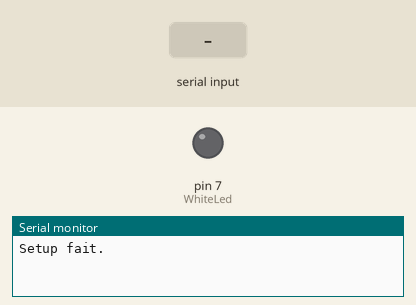
Recording of a sketch running on a simulated Arduino Uno, built with avr-gcc and run on an emulated ATmega328P. On the bench: output pins drawn as LEDs (lit = HIGH), the last lines printed to the serial monitor. The test bench sets the inputs (shaded band).

Above: at 3.2 s.
3.3 s: "a" received over Serial
At 4.5 s:
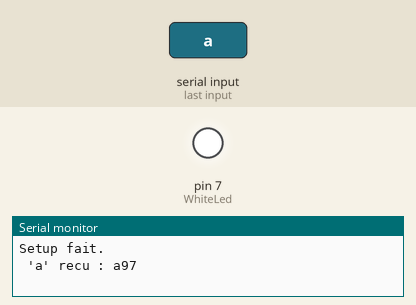
4.8 s: "r" received over the second serial link
At 5.8 s:
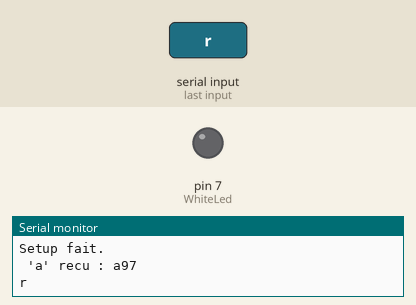
6.3 s: "a" received over the second serial link
At 6.9 s:
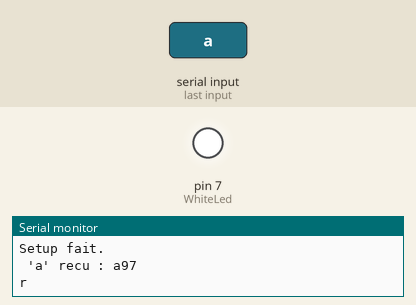
7.8 s: "r" received over Serial
At 9.2 s:
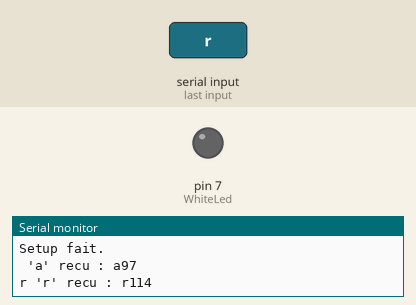
Timing chart, 0 to 10.8 s (numbered marks = the images above; inputs shaded):
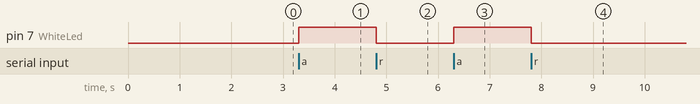

Measured:
- after the input at 3.3 s, pin 7 (WhiteLed): LOW → HIGH at once
- after the input at 4.8 s, pin 7 (WhiteLed): HIGH → LOW at once
- after the input at 6.3 s, pin 7 (WhiteLed): LOW → HIGH at once
- after the input at 7.8 s, pin 7 (WhiteLed): HIGH → LOW at once

The sketch:

bluetooth-hc05-led-2016-03-07.ino
```cpp
/*
*
* Une liaison série avec bluetooth
* Une liaison série avec le PC
* Attention, les données ne peuvent pas être envoyées simultanément sur les deux ports
* avant de téléverser le fichier, déconnecter RX.
*
* * Attention Serial pour la console PC, AlSerial pour la nouvelle bluetooth
* hc06 clignote - la tablette intéragit avec l'arduino !
*
* on peut utiliser The Blueterm free Android app sur android pour communiquer, disponible sur google play
* le code d'appairage par défaut du module bluetooth est 1234
*
* ATTENTION le signal TX doit être transformé en 3.3 V et pas le 5V d'origine. Il faut donc faire un diviseur de voltage
*
* VCC to arduino 5V
* GND to arduino GND
*
*/

#include <SoftwareSerial.h>   // nécessaire pour avoir plusieurs flux série (console sur pc et téléphone par exemple)

SoftwareSerial AlSerial(2, 3); // RX HC06 en 3 (would be TX arduino Pin), TX HC06 en 2

// constants


// pins
int WhiteLed = 7;

void setup() {


  delay(1000);

  //Connexion série entre PC et arduino
  Serial.begin(57600);
  // connexion série entre arduino et module bluetooth
  delay(1000);
  AlSerial.begin(57600);

  //setup pins.   définit le statut des pins comme entrées / sorties
  pinMode(WhiteLed, OUTPUT);


  Serial.println("Setup fait.");    // impression sur console PC
  AlSerial.println("Saisir a pour blinker, r pour arreter " );
}

void loop() {

  if ( Serial.available() > 0 ) {     	// Wait for user input
    int state = Serial.read() ;	// lit 1 octet de la console série
    switch ( state ) {
      case 'a' :
        Serial.print( " 'a' recu : " );
        Serial.write( state ) ;
        if ( AlSerial.available() > 0 ) {
          AlSerial.println( "je fais blinker" ) ;
        }
        Serial.println( state ) ;
        digitalWrite(WhiteLed, HIGH);
        break ;
      case 'r' :
        Serial.print( " 'r' recu : " );
        Serial.write( state ) ;
        if ( AlSerial.available() > 0 ) {
          AlSerial.println( "stop clignoter" ) ;
        }
        Serial.println( state ) ;
        digitalWrite(WhiteLed, LOW);
        break ;
       default :
         Serial.println( "'a' ou 'r' seulement" ) ;
    }
  }
if ( AlSerial.available() > 0 ) {       // Wait for user input
    int Btate = AlSerial.read() ; // lit 1 octet de la console série
    switch ( Btate ) {
      case 'a' :
        AlSerial.print( " 'a' recu : " );
        AlSerial.write( Btate ) ;
        if ( Serial.available() > 0 ) {
          Serial.println( "je fais blinker" ) ;
        }
        AlSerial.println( Btate ) ;
        digitalWrite(WhiteLed, HIGH);
        break ;
      case 'r' :
        AlSerial.print( " 'r' recu : " );
        Serial.write( Btate ) ;
        if ( Serial.available() > 0 ) {
          Serial.println( "stop clignoter" ) ;
        }
        AlSerial.println( Btate ) ;
        digitalWrite(WhiteLed, LOW);
        break ;
       default :
         AlSerial.println( "'a' ou 'r' seulement" ) ;
    }
  }
}
```
